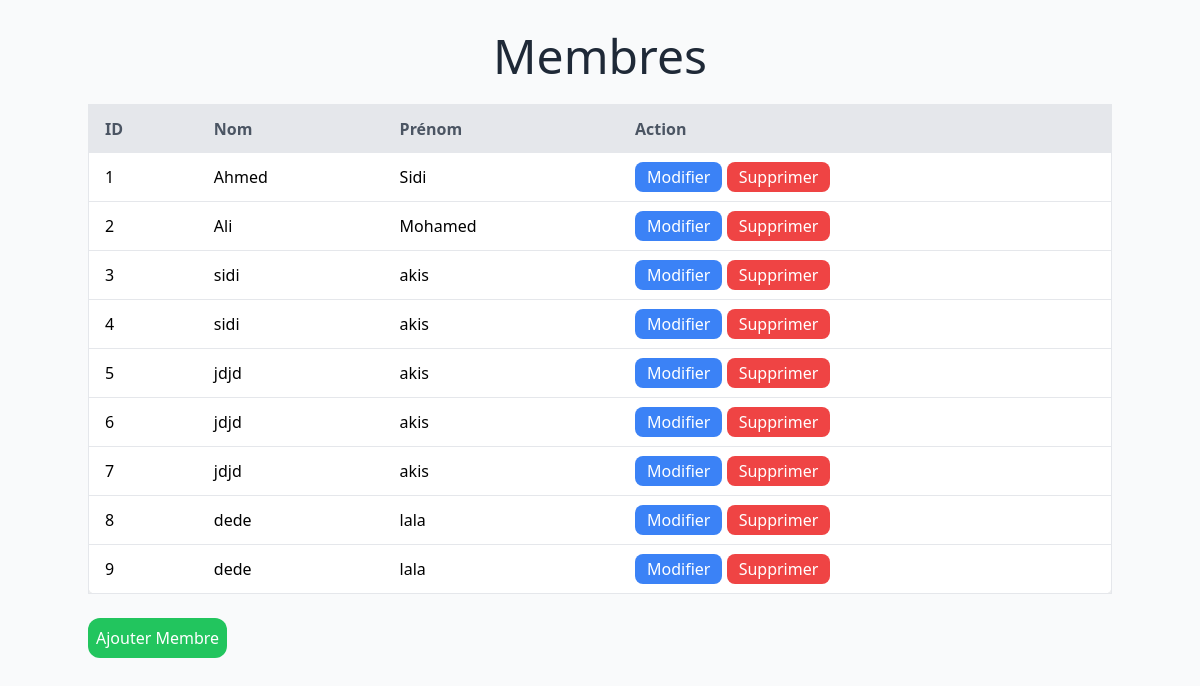
Page /constomer/ on the committed database.
### bookstore/models.py (models this page shows)
class membre(models.Model):
    nom = models.CharField(max_length=30)
    prenom = models.CharField(max_length=50)

### bookstore/views.py (the view)
# urls.py: path('constomer/' , views.constomer , name = "constomer" ),
def constomer(request):
    if request.method == "POST":
        nom = request.POST.get('nom')
        prenom = request.POST.get('prenom')
        if nom and prenom:  # Vérification pour éviter les valeurs None
            data = membre(nom=nom, prenom=prenom)  # Utilisation du modèle correct
            data.save()
    return render(request, 'constomer.html', {'m': membre.objects.all()})

### theme/templates/constomer.html (shortened to what this page needs)
{% load static tailwind_tags %}
<!DOCTYPE html>
<html lang="en">
<head>
    {% tailwind_css %}
</head>
<body class="bg-gray-50">
    <div class="container mx-auto py-8">
        <h1 class="text-5xl text-gray-800 text-center mb-6">Membres</h1>
        <div class="overflow-x-auto">
            <table class="min-w-full bg-white w-6/12 shadow-lg rounded-lg border border-gray-200">
                <thead class="bg-gray-200">
                    <tr>
                        <th class="py-3 px-4 text-left text-gray-600">ID</th>
                        <th class="py-3 px-4 text-left text-gray-600">Nom</th>
                        <th class="py-3 px-4 text-left text-gray-600">Prénom</th>
                        <th class="py-3 px-4 text-left text-gray-600">Action</th>
                    </tr>
                </thead>
                <tbody>
                {% for x in m %}
                <tr class="border-b hover:bg-gray-100">
                    <td class="py-3 px-4">{{ forloop.counter }}</td>
                    <td class="py-3 px-4">{{ x.nom }}</td>
                    <td class="py-3 px-4">{{ x.prenom }}</td>
                    <td class="py-3 px-4">
                        <a href="#" class="bg-blue-500 text-white rounded-lg py-1 px-3 hover:bg-blue-600 transition">Modifier</a>
                        <a href="constomer/{x.nom}" class="bg-red-500 text-white rounded-lg py-1 px-3 hover:bg-red-600 transition">Supprimer</a>
                    </td>
                </tr>
                {% endfor %}
                </tbody>
            </table>
        </div>
        <button type="button" onclick="openModal()" class="mt-6 bg-green-500 text-white p-2 rounded-xl hover:bg-green-600 transition">Ajouter Membre</button>
    </div>
</body>
</html>

### rows in the picture
membre: nom "Ahmed", prenom "Sidi"
membre: nom "Ali", prenom "Mohamed"
membre: nom "sidi", prenom "akis"
membre: nom "sidi", prenom "akis"
membre: nom "jdjd", prenom "akis"
membre: nom "jdjd", prenom "akis"
membre: nom "jdjd", prenom "akis"
membre: nom "dede", prenom "lala"
membre: nom "dede", prenom "lala"
